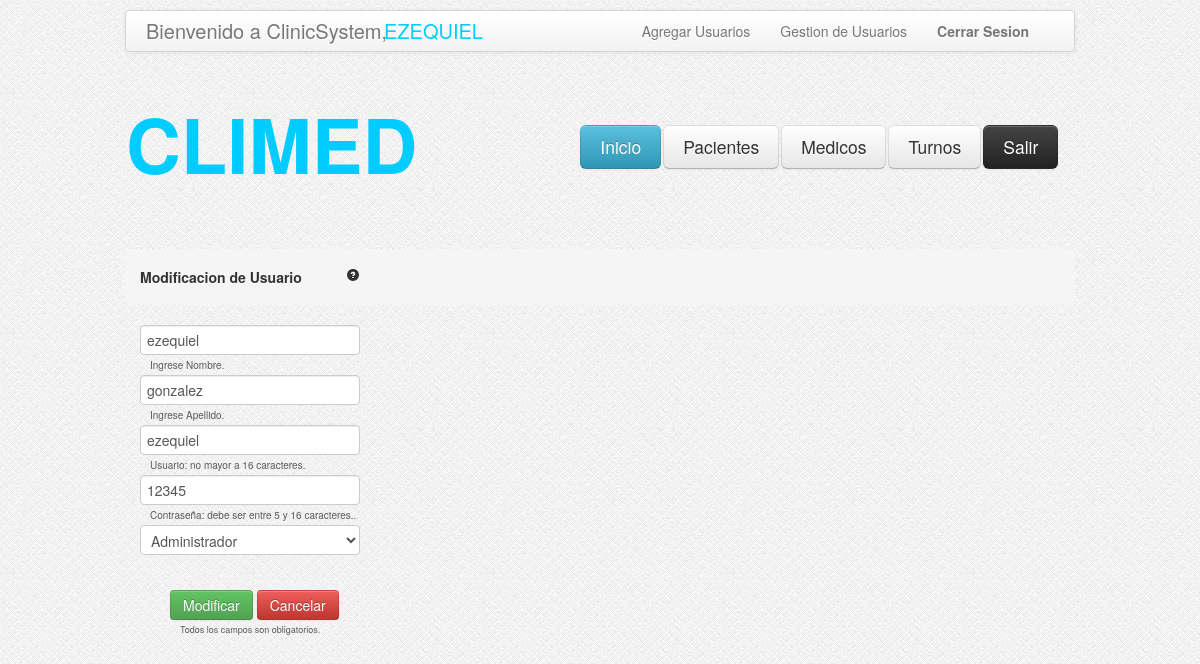
Page /Usuario.php?idusuario=1 (signed in) on the committed database.
### tables this page shows
CREATE TABLE IF NOT EXISTS `usuarios` (
  `idusuario` int(11) NOT NULL AUTO_INCREMENT,
  `nombre` varchar(100) NOT NULL,
  `apellido` varchar(100) NOT NULL,
  `usuario` varchar(100) NOT NULL,
  `password` varchar(100) NOT NULL,
  `tipo` varchar(100) NOT NULL,
  `activo` int(11) NOT NULL DEFAULT '1',
  `intentos` int(11) NOT NULL DEFAULT '0',
  PRIMARY KEY (`idusuario`)
);

### Usuario.php (the view, shortened to what this page needs)
<!doctype html>
<head>
<link rel="stylesheet" type="text/css" href="css/estilo.css"/>
<link rel="stylesheet" type="text/css" href="css/bootstrap.css"/>
<link rel="stylesheet" type="text/css" href="css/bootstrap-responsive.css"/>
</head>
<body style="background-image:url('images/bg.png')">
	<?php
	$idusuario = $_GET['idusuario'];
	$consulta = "SELECT * FROM usuarios WHERE idusuario = ".$idusuario." ";
	$res = mysql_query($consulta);
	include_once('header.php');
	?>
	<div class="encapsulador">
		<div class="contenedor">
			<ul class="breadcrumb">
				<li>
					<h5>Modificacion de Usuario <a href="#" style="margin-left: 40px;"><i class="icon-question-sign"></i></a></h5>
				</li>
			</ul>
			<div id="form-modificacion-usuarios">
				<form class="form-horizontal" method="POST" action="modificarUsuario.php" enctype="multipart/form-data" >
			  		<?php
			  		while($valor = mysql_fetch_array($res)) {
			  		?>
				  		<div style="">
							<div class="control-group" >
								<input class="namee" name="nombre" type="text" maxlength="50" placeholder="Nombre.." value="<?php echo $valor['nombre'] ?>">
								<span class="help-block" style= "margin-left: 10px; margin-top: 0px; font-size: 10px;margin-bottom: -20px;">Ingrese Nombre.</span>
							</div>
							<div class="control-group">
								<input class="apellidoo" name="apellido" type="text" maxlength="50" placeholder="Apellido.." value="<?php echo $valor['apellido'] ?>">
								<span class="help-block" style= "margin-left: 10px; margin-top: 0px; font-size: 10px;margin-bottom: -20px;">Ingrese Apellido.</span>
							</div>
							<div class="control-group">
								<input class="usuarioo" name="usuario" type="text" maxlength="16" placeholder="Usuario.." value="<?php echo $valor['usuario'] ?>">
								<span class="help-block" style= "margin-left: 10px; margin-top: 0px; font-size: 10px;margin-bottom: -20px;">Usuario: no mayor a 16 caracteres.</span>
							</div>
							<div class="control-group">
								<input class="passwordd" name="password" type="text" maxlength="16" placeholder="Contraseña.." value="<?php echo $valor['password'] ?>">
								<span class="help-block" style= "margin-left: 10px; margin-top: 0px; font-size: 10px;margin-bottom: -20px;">Contraseña: debe ser entre 5 y 16 caracteres..</span>
							</div>
							<select name="tipo" class="tipoo">
	  						<?php
	  						if ( $valor['tipo'] == "administrador") {
	  						?>
	  							<option value="administrador">Administrador</option>
	  						<?php
	  						}else{
	  						?>
	  							<option value="usuario">Usuario Comun</option>
	  							<option value="administrador">Administrador</option>
	  						<?php
	  						}
	  						?>
							</select>
						</div>
						<div style="margin-left: 30px;margin-top: 35px;">
								<a data-toggle="modal" role="button" href="#modificar" class="btnsubmit btn-success">Modificar</a>
								<a data-toggle="modal" role="button" href="#cancelar" class="btn btn-danger">Cancelar</a>
								<span class="help-block" style="margin-left: 10px; font-size: 9px;"> Todos los campos son obligatorios.</span>
						</div>
					<?php
					}
					?>
				</form>
			</div>
		</div>
	</div>
</body>
</html>

### css/estilo.css (style rules this page uses)
.encapsulador { width:950px; height:auto; margin: auto; }
.contenedor { margin-top: 75px; }
#form-modificacion-usuarios { float: left; margin-left: 15px;" }

### rows in the picture
usuarios: nombre "ezequiel", apellido "gonzalez", usuario "ezequiel", password "12345", tipo "Administrador"

### other values in the picture
$usuario "EZEQUIEL"
